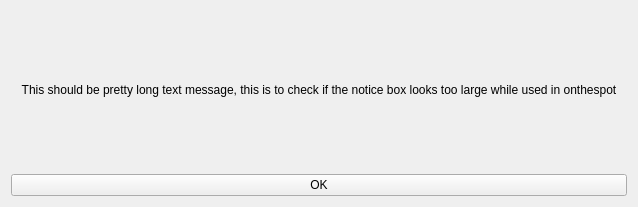
<?xml version="1.0" encoding="UTF-8"?>
<ui version="4.0">
 <class>Form</class>
 <widget class="QWidget" name="Form">
  <property name="geometry">
   <rect>
    <x>0</x>
    <y>0</y>
    <width>638</width>
    <height>207</height>
   </rect>
  </property>
  <property name="windowTitle">
   <string>OnTheSpot - Notice</string>
  </property>
  <layout class="QVBoxLayout" name="verticalLayout">
   <item>
    <widget class="QLabel" name="lb_main">
     <property name="text">
      <string>This should be pretty long text message, this is to check if the notice box looks too large while used in onthespot</string>
     </property>
     <property name="scaledContents">
      <bool>true</bool>
     </property>
     <property name="alignment">
      <set>Qt::AlignCenter</set>
     </property>
     <property name="wordWrap">
      <bool>true</bool>
     </property>
    </widget>
   </item>
   <item>
    <widget class="QPushButton" name="btn_close">
     <property name="enabled">
      <bool>true</bool>
     </property>
     <property name="text">
      <string>OK</string>
     </property>
     <property name="flat">
      <bool>false</bool>
     </property>
    </widget>
   </item>
  </layout>
 </widget>
 <resources/>
 <connections/>
</ui>
